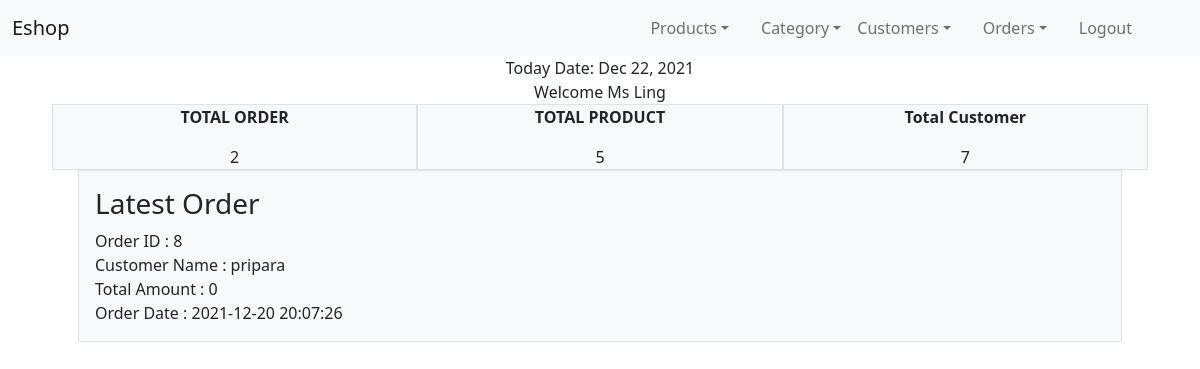
/welcome.php?username=yueling (signed in), run on the app's committed database.
### tables this page shows
CREATE TABLE `customers` (
  `username` varchar(100) NOT NULL,
  `email` varchar(100) NOT NULL,
  `firstname` varchar(100) NOT NULL,
  `lastname` varchar(100) NOT NULL,
  `password` varchar(200) NOT NULL,
  `gender` tinyint(1) NOT NULL,
  `dateofbirth` date NOT NULL,
  `registrationdateandtime` datetime NOT NULL DEFAULT current_timestamp(),
  `accountstatus` tinyint(1) NOT NULL DEFAULT 1
);

CREATE TABLE `orders` (
  `id` int(11) NOT NULL,
  `customer` varchar(100) NOT NULL,
  `orderdateandtime` datetime NOT NULL DEFAULT current_timestamp()
);

### welcome.php (the view, shortened to what this page needs)
<!DOCTYPE HTML>
<html>
<head>
    <link href="https://cdn.jsdelivr.net/npm/bootstrap@5.1.3/dist/css/bootstrap.min.css" rel="stylesheet">
</head>
<body>
    <div class="menu">
        <?php include 'navigationbar.php'; ?>
    </div>
    <div class="text-center">
        <?php
        echo "Today Date: ";
        echo date("M j, Y");
        echo "<br>";
        echo "Welcome";
        include 'config/database.php';
        $proid = isset($_GET['username']) ? $_GET['username'] : die('ERROR: Record user not found.');
        $query = "SELECT username, lastname, gender FROM customers where username=?";
        $stmt = $con->prepare($query);
        $stmt->bindParam(1, $proid);
        $stmt->execute();
        $row = $stmt->fetch(PDO::FETCH_ASSOC);
        $lastname = $row['lastname'];
        if ($gender = 1) {
            echo " Ms ";
        } else {
            echo " Mr ";
        };
        echo ucfirst(strtolower($lastname));
        echo "<br>";
        ?>
    </div>
    <div class="container px-4">
        <div class="row gx-1">
            <div class="col text-center border bg-light">
                <p class="fw-bold text-uppercase">Total Order</p>
                <?php
                $query = "SELECT * FROM orders ORDER BY id DESC";
                $stmt = $con->prepare($query);
                $stmt->execute();
                $num = $stmt->rowCount();
                if ($num > 0) {
                    echo $num;
                }
                echo "<br>";
                ?>
            </div>
            <div class="col text-center border bg-light">
                <p class="fw-bold text-uppercase">Total Product</p>
                <?php
                $query = "SELECT * FROM products ORDER BY id DESC";
                $stmt = $con->prepare($query);
                $stmt->execute();
                $num = $stmt->rowCount();
                if ($num > 0) {
                    echo $num;
                }
                echo "<br>";
                ?>
            </div>
            <div class="col text-center border bg-light">
                <p class="fw-bold text-upperca">Total Customer</p>
                <?php
                $query = "SELECT * FROM customers ORDER BY username DESC";
                $stmt = $con->prepare($query);
                $stmt->execute();
                $num = $stmt->rowCount();
                if ($num > 0) {
                    echo $num;
                }
                ?>
            </div>
        </div>
        <?php
            $query = "SELECT id,customer,orderdateandtime FROM orders ORDER BY orderdateandtime DESC";
            $stmt = $con->prepare($query);
            $stmt->execute();
            $row = $stmt->fetch(PDO::FETCH_ASSOC);
            $id = $row['id'];
            $customer = $row['customer'];
            $orderdateandtime = $row['orderdateandtime'];
            $totalamount =0;
            $totalamount = $totalamount;
        ?>
        <div class="container px-4">
            <div class="row gx-5">
                <div class="col">
                    <div class="p-3 border bg-light">
                        <h3>Latest Order</h3>
                        <div class='col-5'>Order ID : </td>
                            <td class='col-6'><?php echo $id ?>
                        </div>
                        <div class='col-5'>Customer Name : </td>
                            <td class='col-6'><?php echo $customer ?>
                        </div>
                        <div class='col-5'>Total Amount : </td>
                            <td class='col-6'><?php echo $totalamount?>
                        </div>
                        <div class='col-5'>Order Date : </td>
                            <td class='col-6'><?php echo $orderdateandtime ?>
                        </div>
                    </div>
                </div>
            </div>
        </div>
</body>
</html>

### data on the page
customers: lastname "Ling"
orders: id "8", customer "pripara", orderdateandtime "2021-12-20 20:07:26"

### other printed values
$num "2"
$num "5"
$num "7"
$totalamount "0"
